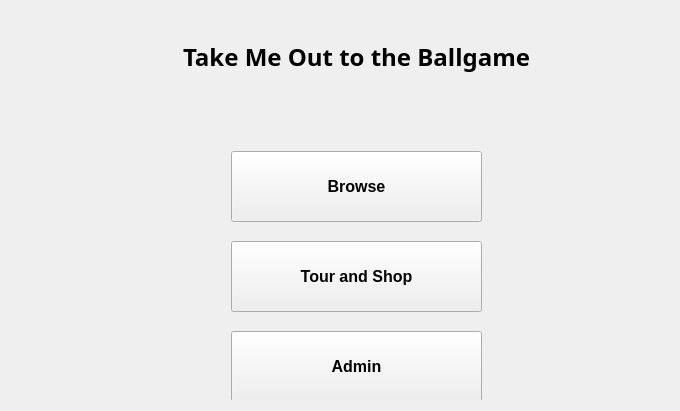
<?xml version="1.0" encoding="UTF-8"?>
<ui version="4.0">
 <class>main_page</class>
 <widget class="QWidget" name="main_page">
  <property name="geometry">
   <rect>
    <x>0</x>
    <y>0</y>
    <width>680</width>
    <height>411</height>
   </rect>
  </property>
  <property name="windowTitle">
   <string>main_page</string>
  </property>
  <layout class="QVBoxLayout" name="verticalLayout">
   <item>
    <widget class="QWidget" name="mainContainer" native="true">
     <property name="mouseTracking">
      <bool>true</bool>
     </property>
     <property name="layoutDirection">
      <enum>Qt::LayoutDirection::LeftToRight</enum>
     </property>
     <widget class="QLabel" name="lblTitle">
      <property name="geometry">
       <rect>
        <x>130</x>
        <y>20</y>
        <width>431</width>
        <height>51</height>
       </rect>
      </property>
      <property name="font">
       <font>
        <family>Arial Rounded MT</family>
        <pointsize>18</pointsize>
        <bold>true</bold>
       </font>
      </property>
      <property name="text">
       <string>Take Me Out to the Ballgame</string>
      </property>
      <property name="textFormat">
       <enum>Qt::TextFormat::AutoText</enum>
      </property>
      <property name="alignment">
       <set>Qt::AlignmentFlag::AlignCenter</set>
      </property>
     </widget>
     <widget class="QPushButton" name="btnBrowse">
      <property name="geometry">
       <rect>
        <x>220</x>
        <y>140</y>
        <width>251</width>
        <height>71</height>
       </rect>
      </property>
      <property name="font">
       <font>
        <pointsize>12</pointsize>
        <bold>true</bold>
       </font>
      </property>
      <property name="text">
       <string>Browse</string>
      </property>
     </widget>
     <widget class="QPushButton" name="btnTourShop">
      <property name="geometry">
       <rect>
        <x>220</x>
        <y>230</y>
        <width>251</width>
        <height>71</height>
       </rect>
      </property>
      <property name="font">
       <font>
        <pointsize>12</pointsize>
        <bold>true</bold>
       </font>
      </property>
      <property name="text">
       <string>Tour and Shop</string>
      </property>
     </widget>
     <widget class="QPushButton" name="btnAdmin">
      <property name="geometry">
       <rect>
        <x>220</x>
        <y>320</y>
        <width>251</width>
        <height>71</height>
       </rect>
      </property>
      <property name="font">
       <font>
        <pointsize>12</pointsize>
        <bold>true</bold>
       </font>
      </property>
      <property name="text">
       <string>Admin</string>
      </property>
     </widget>
    </widget>
   </item>
  </layout>
 </widget>
 <resources/>
 <connections/>
</ui>
